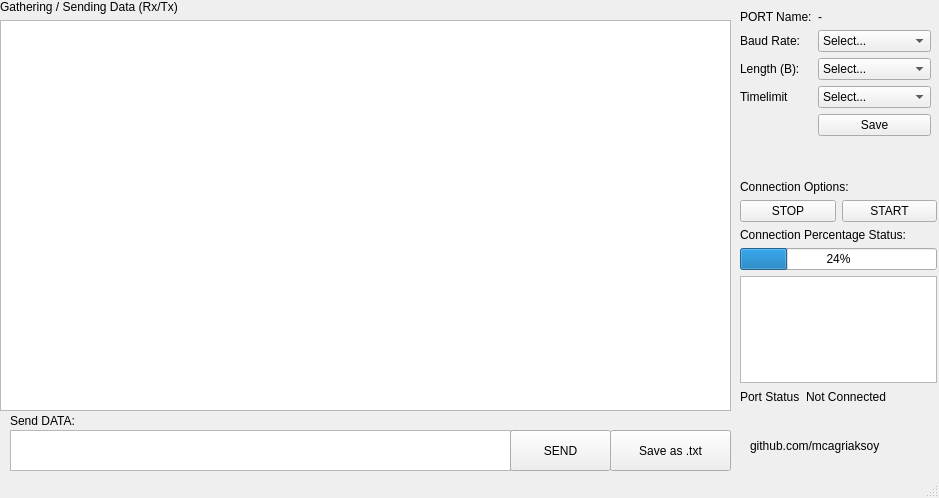
<?xml version="1.0" encoding="UTF-8"?>
<ui version="4.0">
 <class>qt</class>
 <widget class="QMainWindow" name="qt">
  <property name="geometry">
   <rect>
    <x>0</x>
    <y>0</y>
    <width>939</width>
    <height>498</height>
   </rect>
  </property>
  <property name="cursor">
   <cursorShape>ArrowCursor</cursorShape>
  </property>
  <property name="windowTitle">
   <string>AFCOM Client (A free COM port data transfer client)</string>
  </property>
  <property name="windowOpacity">
   <double>1.000000000000000</double>
  </property>
  <property name="statusTip">
   <string>Mehmet Cagri Aksoy</string>
  </property>
  <property name="whatsThis">
   <string>Serial Communication Program Mehmet Cagri Aksoy</string>
  </property>
  <widget class="QWidget" name="centralwidget">
   <widget class="QWidget" name="formLayoutWidget">
    <property name="geometry">
     <rect>
      <x>740</x>
      <y>10</y>
      <width>191</width>
      <height>171</height>
     </rect>
    </property>
    <layout class="QFormLayout" name="formLayout">
     <item row="0" column="0">
      <widget class="QLabel" name="label_2">
       <property name="text">
        <string>PORT Name:</string>
       </property>
      </widget>
     </item>
     <item row="1" column="0">
      <widget class="QLabel" name="label_6">
       <property name="text">
        <string>Baud Rate:</string>
       </property>
      </widget>
     </item>
     <item row="1" column="1">
      <widget class="QComboBox" name="comboBox_1">
       <item>
        <property name="text">
         <string>Select...</string>
        </property>
       </item>
       <item>
        <property name="text">
         <string>1200</string>
        </property>
       </item>
       <item>
        <property name="text">
         <string>2400</string>
        </property>
       </item>
       <item>
        <property name="text">
         <string>4800</string>
        </property>
       </item>
       <item>
        <property name="text">
         <string>9600</string>
        </property>
       </item>
       <item>
        <property name="text">
         <string>19200</string>
        </property>
       </item>
       <item>
        <property name="text">
         <string>38400</string>
        </property>
       </item>
       <item>
        <property name="text">
         <string>57600</string>
        </property>
       </item>
       <item>
        <property name="text">
         <string>115200</string>
        </property>
       </item>
      </widget>
     </item>
     <item row="2" column="0">
      <widget class="QLabel" name="label_7">
       <property name="text">
        <string>Length (B):</string>
       </property>
      </widget>
     </item>
     <item row="2" column="1">
      <widget class="QComboBox" name="comboBox_2">
       <item>
        <property name="text">
         <string>Select...</string>
        </property>
       </item>
       <item>
        <property name="text">
         <string>2</string>
        </property>
       </item>
       <item>
        <property name="text">
         <string>4</string>
        </property>
       </item>
       <item>
        <property name="text">
         <string>8</string>
        </property>
       </item>
       <item>
        <property name="text">
         <string>16</string>
        </property>
       </item>
       <item>
        <property name="text">
         <string>32</string>
        </property>
       </item>
       <item>
        <property name="text">
         <string>64</string>
        </property>
       </item>
      </widget>
     </item>
     <item row="0" column="1">
      <widget class="QLabel" name="label_11">
       <property name="text">
        <string>-</string>
       </property>
      </widget>
     </item>
     <item row="4" column="1">
      <widget class="QPushButton" name="pushButton_4">
       <property name="text">
        <string>Save</string>
       </property>
      </widget>
     </item>
     <item row="3" column="1">
      <widget class="QComboBox" name="comboBox">
       <item>
        <property name="text">
         <string>Select...</string>
        </property>
       </item>
       <item>
        <property name="text">
         <string>0</string>
        </property>
       </item>
       <item>
        <property name="text">
         <string>2</string>
        </property>
       </item>
       <item>
        <property name="text">
         <string>4</string>
        </property>
       </item>
       <item>
        <property name="text">
         <string>6</string>
        </property>
       </item>
       <item>
        <property name="text">
         <string>8</string>
        </property>
       </item>
       <item>
        <property name="text">
         <string>10</string>
        </property>
       </item>
       <item>
        <property name="text">
         <string>15</string>
        </property>
       </item>
       <item>
        <property name="text">
         <string>20</string>
        </property>
       </item>
      </widget>
     </item>
     <item row="3" column="0">
      <widget class="QLabel" name="label_12">
       <property name="text">
        <string>Timelimit</string>
       </property>
      </widget>
     </item>
    </layout>
   </widget>
   <widget class="QWidget" name="gridLayoutWidget">
    <property name="geometry">
     <rect>
      <x>0</x>
      <y>0</y>
      <width>731</width>
      <height>411</height>
     </rect>
    </property>
    <layout class="QGridLayout" name="gridLayout">
     <item row="1" column="0">
      <widget class="QLabel" name="label_3">
       <property name="text">
        <string>Gathering / Sending Data (Rx/Tx)</string>
       </property>
      </widget>
     </item>
     <item row="2" column="0">
      <widget class="QTextEdit" name="textEdit_3">
       <property name="autoFillBackground">
        <bool>false</bool>
       </property>
      </widget>
     </item>
    </layout>
   </widget>
   <widget class="QWidget" name="formLayoutWidget_2">
    <property name="geometry">
     <rect>
      <x>740</x>
      <y>390</y>
      <width>171</width>
      <height>21</height>
     </rect>
    </property>
    <layout class="QFormLayout" name="formLayout_2">
     <item row="0" column="0">
      <widget class="QLabel" name="label_4">
       <property name="text">
        <string>Port Status</string>
       </property>
      </widget>
     </item>
     <item row="0" column="1">
      <widget class="QLabel" name="label_5">
       <property name="styleSheet">
        <string notr="true"/>
       </property>
       <property name="text">
        <string>Not Connected</string>
       </property>
      </widget>
     </item>
    </layout>
   </widget>
   <widget class="QWidget" name="verticalLayoutWidget">
    <property name="geometry">
     <rect>
      <x>740</x>
      <y>180</y>
      <width>197</width>
      <height>203</height>
     </rect>
    </property>
    <layout class="QVBoxLayout" name="verticalLayout">
     <item>
      <widget class="QLabel" name="label_10">
       <property name="text">
        <string>Connection Options:</string>
       </property>
      </widget>
     </item>
     <item>
      <layout class="QHBoxLayout" name="horizontalLayout_2">
       <item>
        <widget class="QPushButton" name="pushButton_2">
         <property name="text">
          <string>STOP</string>
         </property>
        </widget>
       </item>
       <item>
        <widget class="QPushButton" name="pushButton">
         <property name="text">
          <string>START</string>
         </property>
        </widget>
       </item>
      </layout>
     </item>
     <item>
      <widget class="QLabel" name="label_8">
       <property name="text">
        <string>Connection Percentage Status:</string>
       </property>
      </widget>
     </item>
     <item>
      <widget class="QProgressBar" name="progressBar">
       <property name="value">
        <number>24</number>
       </property>
      </widget>
     </item>
     <item>
      <widget class="QTextEdit" name="textEdit"/>
     </item>
    </layout>
   </widget>
   <widget class="QPushButton" name="pushButton_5">
    <property name="geometry">
     <rect>
      <x>610</x>
      <y>430</y>
      <width>121</width>
      <height>41</height>
     </rect>
    </property>
    <property name="text">
     <string>Save as .txt</string>
    </property>
   </widget>
   <widget class="QLabel" name="label_9">
    <property name="geometry">
     <rect>
      <x>10</x>
      <y>405</y>
      <width>451</width>
      <height>31</height>
     </rect>
    </property>
    <property name="text">
     <string>Send DATA:</string>
    </property>
   </widget>
   <widget class="QTextEdit" name="textEdit_2">
    <property name="geometry">
     <rect>
      <x>10</x>
      <y>430</y>
      <width>501</width>
      <height>41</height>
     </rect>
    </property>
   </widget>
   <widget class="QPushButton" name="pushButton_3">
    <property name="geometry">
     <rect>
      <x>510</x>
      <y>430</y>
      <width>101</width>
      <height>41</height>
     </rect>
    </property>
    <property name="text">
     <string>SEND</string>
    </property>
   </widget>
   <widget class="QLabel" name="label">
    <property name="geometry">
     <rect>
      <x>750</x>
      <y>430</y>
      <width>141</width>
      <height>31</height>
     </rect>
    </property>
    <property name="text">
     <string>github.com/mcagriaksoy</string>
    </property>
   </widget>
  </widget>
  <widget class="QStatusBar" name="statusbar"/>
  <action name="actionAna_Ekran">
   <property name="text">
    <string>Ana Ekran</string>
   </property>
  </action>
  <action name="actionHelp">
   <property name="text">
    <string>Help</string>
   </property>
  </action>
 </widget>
 <resources/>
 <connections/>
</ui>
